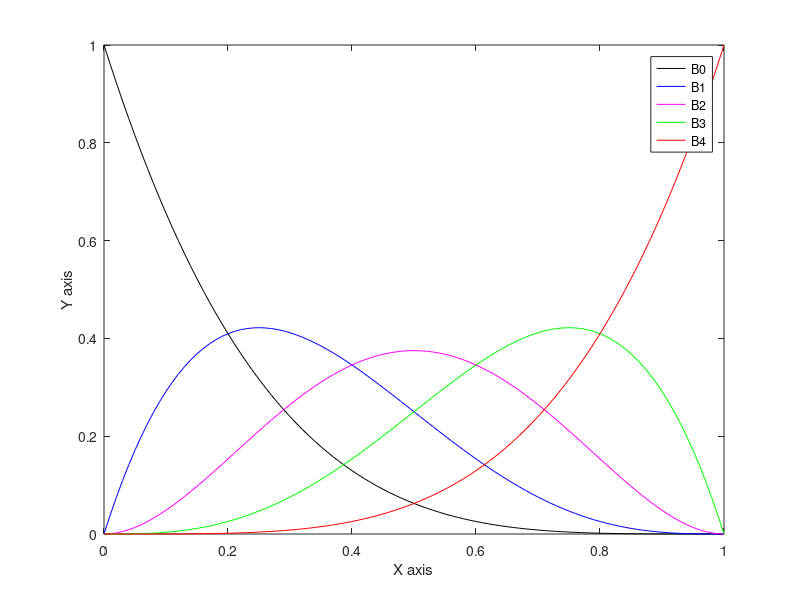

This chart was generated by the following MATLAB code:
clear all
close all 
figure(1); cla;
colorstring = 'kbmgr';
u = 0:0.01:1;
for i = 0:4
    b = (factorial(4)/(factorial(i)*factorial(4 - i))* (u.^i).*((1-u).^(4 - i)));
    plot(u,b,'Color',colorstring(i+1))
    xlabel("X axis")
    ylabel("Y axis")
    hold on
    X = sprintf('The maximum value of polynomial B%d is %d',i,max(b));
    disp(X)
    Y = sprintf('The minimum value of polynomial B%d is %d',i,min(b));
    disp(Y)
end 
legend("B0","B1","B2","B3","B4");
hold off
